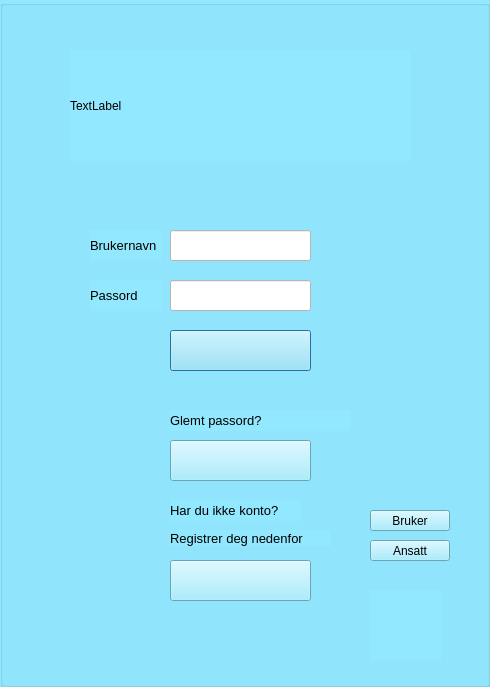
<?xml version="1.0" encoding="UTF-8"?>
<ui version="4.0">
 <class>LoginDialog</class>
 <widget class="QDialog" name="LoginDialog">
  <property name="geometry">
   <rect>
    <x>0</x>
    <y>0</y>
    <width>490</width>
    <height>687</height>
   </rect>
  </property>
  <property name="windowTitle">
   <string>Dialog</string>
  </property>
  <property name="styleSheet">
   <string notr="true">background-color: rgb(146, 232, 255);</string>
  </property>
  <widget class="QGroupBox" name="groupBox">
   <property name="geometry">
    <rect>
     <x>0</x>
     <y>0</y>
     <width>490</width>
     <height>687</height>
    </rect>
   </property>
   <property name="font">
    <font>
     <pointsize>12</pointsize>
    </font>
   </property>
   <property name="styleSheet">
    <string notr="true">background-color: rgb(146, 232, 255);</string>
   </property>
   <property name="title">
    <string/>
   </property>
   <widget class="QLabel" name="label">
    <property name="geometry">
     <rect>
      <x>90</x>
      <y>230</y>
      <width>71</width>
      <height>31</height>
     </rect>
    </property>
    <property name="font">
     <font>
      <pointsize>10</pointsize>
     </font>
    </property>
    <property name="autoFillBackground">
     <bool>false</bool>
    </property>
    <property name="styleSheet">
     <string notr="true">color: rgb(0, 0, 0);</string>
    </property>
    <property name="text">
     <string>Brukernavn</string>
    </property>
   </widget>
   <widget class="QLabel" name="label_2">
    <property name="geometry">
     <rect>
      <x>90</x>
      <y>280</y>
      <width>71</width>
      <height>31</height>
     </rect>
    </property>
    <property name="font">
     <font>
      <pointsize>10</pointsize>
     </font>
    </property>
    <property name="autoFillBackground">
     <bool>false</bool>
    </property>
    <property name="styleSheet">
     <string notr="true">color: rgb(0, 0, 0);</string>
    </property>
    <property name="text">
     <string>Passord</string>
    </property>
   </widget>
   <widget class="QLineEdit" name="lineEdit_username">
    <property name="geometry">
     <rect>
      <x>170</x>
      <y>230</y>
      <width>141</width>
      <height>31</height>
     </rect>
    </property>
    <property name="autoFillBackground">
     <bool>false</bool>
    </property>
    <property name="styleSheet">
     <string notr="true">background-color: rgb(255, 255, 255);</string>
    </property>
   </widget>
   <widget class="QLineEdit" name="lineEdit_2_password">
    <property name="geometry">
     <rect>
      <x>170</x>
      <y>280</y>
      <width>141</width>
      <height>31</height>
     </rect>
    </property>
    <property name="autoFillBackground">
     <bool>false</bool>
    </property>
    <property name="styleSheet">
     <string notr="true">background-color: rgb(255, 255, 255);</string>
    </property>
   </widget>
   <widget class="QPushButton" name="pushButton_login">
    <property name="geometry">
     <rect>
      <x>170</x>
      <y>330</y>
      <width>141</width>
      <height>41</height>
     </rect>
    </property>
    <property name="autoFillBackground">
     <bool>false</bool>
    </property>
    <property name="styleSheet">
     <string notr="true">border-image: url(:/Assets/Buttons/logg-inn_active.png);</string>
    </property>
    <property name="text">
     <string/>
    </property>
   </widget>
   <widget class="QPushButton" name="pushButton">
    <property name="geometry">
     <rect>
      <x>170</x>
      <y>560</y>
      <width>141</width>
      <height>41</height>
     </rect>
    </property>
    <property name="autoFillBackground">
     <bool>false</bool>
    </property>
    <property name="styleSheet">
     <string notr="true">border-image: url(:/Assets/Buttons/ny-konto_active.png);
color: rgb(0, 0, 0);</string>
    </property>
    <property name="text">
     <string/>
    </property>
   </widget>
   <widget class="QLabel" name="label_3">
    <property name="geometry">
     <rect>
      <x>170</x>
      <y>500</y>
      <width>131</width>
      <height>21</height>
     </rect>
    </property>
    <property name="font">
     <font>
      <pointsize>10</pointsize>
     </font>
    </property>
    <property name="autoFillBackground">
     <bool>false</bool>
    </property>
    <property name="styleSheet">
     <string notr="true">color: rgb(0, 0, 0);</string>
    </property>
    <property name="text">
     <string>Har du ikke konto?</string>
    </property>
   </widget>
   <widget class="QLabel" name="label_4">
    <property name="geometry">
     <rect>
      <x>170</x>
      <y>530</y>
      <width>161</width>
      <height>16</height>
     </rect>
    </property>
    <property name="font">
     <font>
      <pointsize>10</pointsize>
     </font>
    </property>
    <property name="autoFillBackground">
     <bool>false</bool>
    </property>
    <property name="styleSheet">
     <string notr="true">color: rgb(0, 0, 0);</string>
    </property>
    <property name="text">
     <string>Registrer deg nedenfor</string>
    </property>
   </widget>
   <widget class="QLabel" name="label_5">
    <property name="geometry">
     <rect>
      <x>70</x>
      <y>50</y>
      <width>341</width>
      <height>111</height>
     </rect>
    </property>
    <property name="autoFillBackground">
     <bool>false</bool>
    </property>
    <property name="text">
     <string>TextLabel</string>
    </property>
   </widget>
   <widget class="QLabel" name="label_6">
    <property name="geometry">
     <rect>
      <x>170</x>
      <y>410</y>
      <width>181</width>
      <height>21</height>
     </rect>
    </property>
    <property name="font">
     <font>
      <pointsize>10</pointsize>
     </font>
    </property>
    <property name="autoFillBackground">
     <bool>false</bool>
    </property>
    <property name="styleSheet">
     <string notr="true">color: rgb(0, 0, 0);</string>
    </property>
    <property name="text">
     <string>Glemt passord?</string>
    </property>
   </widget>
   <widget class="QPushButton" name="pushButton_2">
    <property name="geometry">
     <rect>
      <x>170</x>
      <y>440</y>
      <width>141</width>
      <height>41</height>
     </rect>
    </property>
    <property name="autoFillBackground">
     <bool>false</bool>
    </property>
    <property name="styleSheet">
     <string notr="true">color: rgb(0, 0, 0);
border-image: url(:/Assets/Buttons/endre-passord_active.png);</string>
    </property>
    <property name="text">
     <string/>
    </property>
   </widget>
   <widget class="QPushButton" name="pushButton_3">
    <property name="geometry">
     <rect>
      <x>370</x>
      <y>510</y>
      <width>80</width>
      <height>21</height>
     </rect>
    </property>
    <property name="autoFillBackground">
     <bool>false</bool>
    </property>
    <property name="styleSheet">
     <string notr="true">color: rgb(0, 0, 0);
background-color: rgb(146, 232, 255);</string>
    </property>
    <property name="text">
     <string>Bruker</string>
    </property>
   </widget>
   <widget class="QPushButton" name="pushButton_4">
    <property name="geometry">
     <rect>
      <x>370</x>
      <y>540</y>
      <width>80</width>
      <height>21</height>
     </rect>
    </property>
    <property name="autoFillBackground">
     <bool>false</bool>
    </property>
    <property name="styleSheet">
     <string notr="true">background-color: rgb(146, 232, 255);
color: rgb(0, 0, 0);</string>
    </property>
    <property name="text">
     <string>Ansatt</string>
    </property>
   </widget>
   <widget class="QLabel" name="label_7">
    <property name="geometry">
     <rect>
      <x>370</x>
      <y>590</y>
      <width>71</width>
      <height>71</height>
     </rect>
    </property>
    <property name="autoFillBackground">
     <bool>false</bool>
    </property>
    <property name="text">
     <string/>
    </property>
   </widget>
  </widget>
 </widget>
 <resources/>
 <connections/>
</ui>
